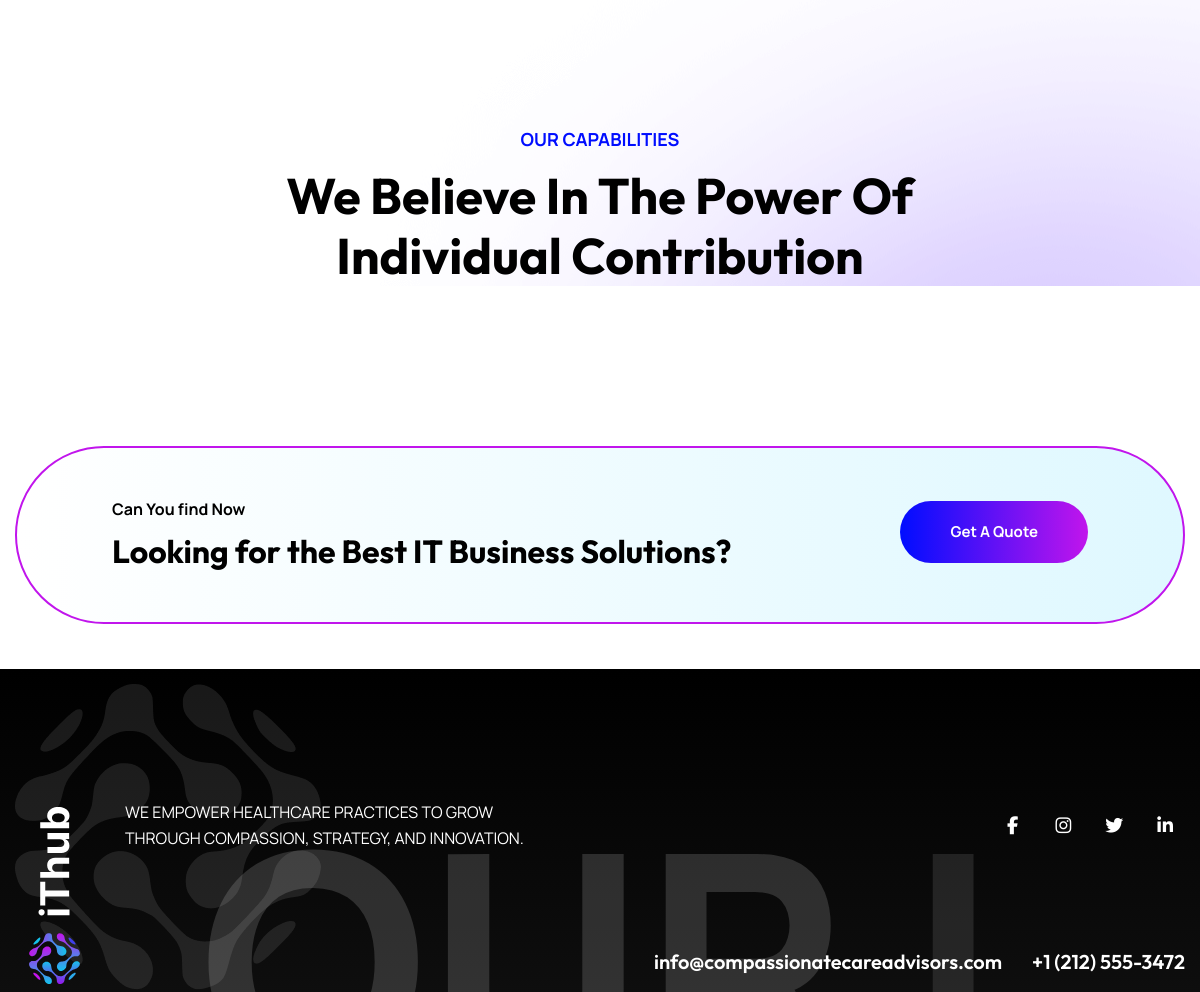
/case-studies/ (middle part), run on an earlier commit of the app's database.
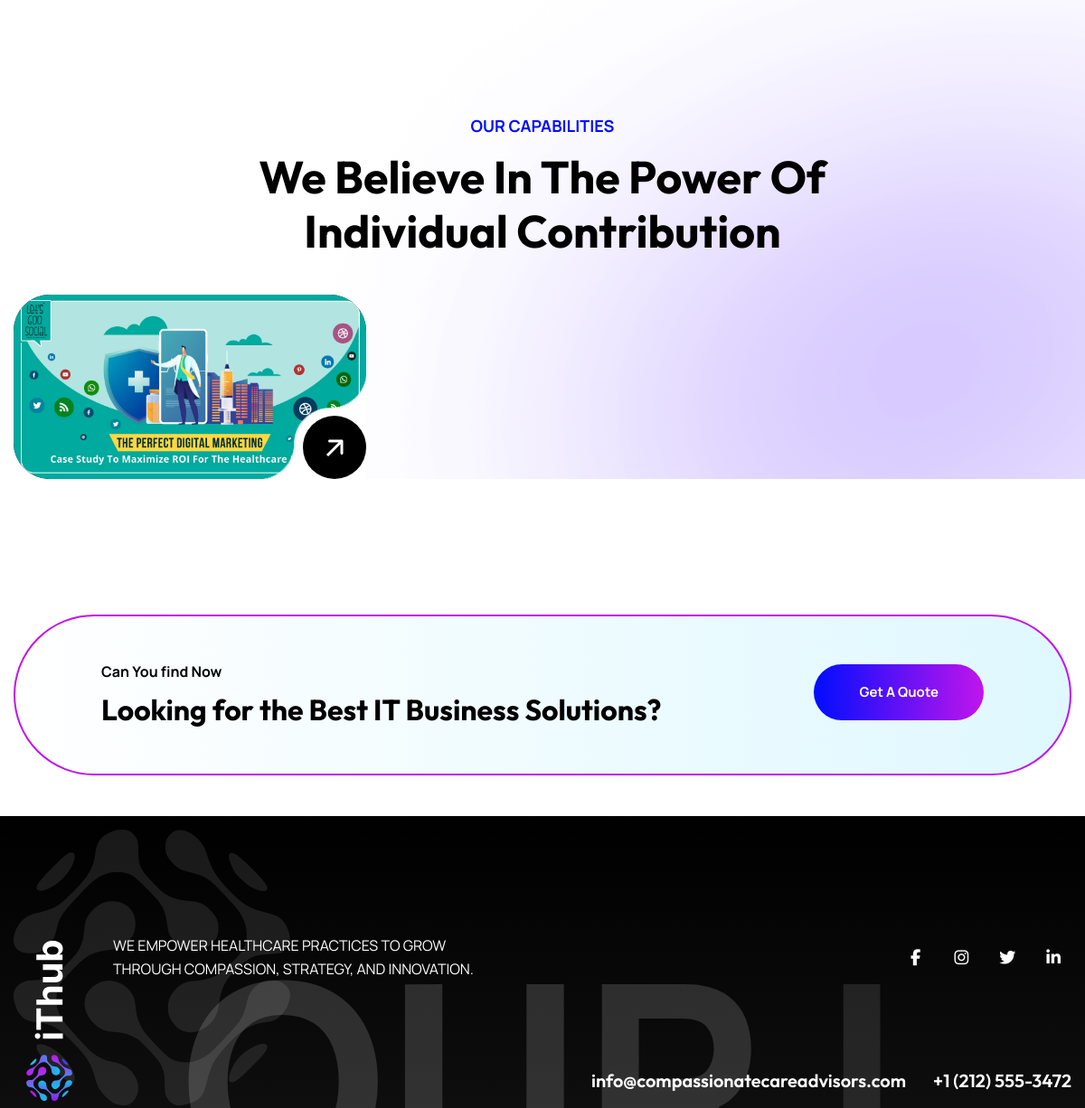
And on a later commit of the database.
### IT/models.py (models this page shows, shortened)
class CaseStudy(models.Model):
    status = models.BooleanField(default=True)
    h1 = models.CharField(max_length=156)
    slug = models.CharField(max_length=1256, blank=True, null=True, unique=True)
    page_name = models.CharField(max_length=1256, blank=True, null=True)
    client_name = models.CharField(max_length=256, blank=True, null=True)
    client_industry = models.CharField(max_length=256, blank=True, null=True)
    project_duration = models.CharField(max_length=100, blank=True, null=True)
    project_date = models.DateField(blank=True, null=True)
    keyword = models.CharField(max_length=156)
    description = models.CharField(max_length=900)
    title = models.CharField(max_length=156)
    breadcrumb = models.CharField(max_length=156)
    canonical = models.CharField(max_length=900, default="https://yoursite.com/case-studies/")
    og_type = models.CharField(max_length=156, default="article")
    og_card = models.CharField(max_length=156, default="summary_large_image")
    og_site = models.CharField(max_length=156, blank=True, null=True)
    og_title = models.CharField(max_length=100, blank=True, null=True)
    meta_title = models.CharField(max_length=100, blank=True, null=True)
    og_description = models.CharField(max_length=250, blank=True, null=True)
    meta_description = models.CharField(max_length=250, blank=True, null=True)
    image = models.ImageField(upload_to="case_study/SEO")
    banner_image = models.ImageField(upload_to="case_study/banner", blank=True, null=True)
    thumbnail_image = models.ImageField(upload_to="case_study/thumbnail", blank=True, null=True)
    challenge = RichTextUploadingField(blank=True, null=True, help_text="Describe the challenge/problem")
    solution = RichTextUploadingField(blank=True, null=True, help_text="Describe the solution provided")
    results = RichTextUploadingField(blank=True, null=True, help_text="Describe the results achieved")
    testimonial = models.TextField(blank=True, null=True, help_text="Client testimonial")
    testimonial_author = models.CharField(max_length=256, blank=True, null=True)
    testimonial_position = models.CharField(max_length=256, blank=True, null=True)
    metric_1_label = models.CharField(max_length=100, blank=True, null=True, help_text="e.g., 'Increase in Sales'")
    metric_1_value = models.CharField(max_length=50, blank=True, null=True, help_text="e.g., '150%'")
    metric_2_label = models.CharField(max_length=100, blank=True, null=True)
    metric_2_value = models.CharField(max_length=50, blank=True, null=True)
    metric_3_label = models.CharField(max_length=100, blank=True, null=True)
    metric_3_value = models.CharField(max_length=50, blank=True, null=True)
    metric_4_label = models.CharField(max_length=100, blank=True, null=True)
    metric_4_value = models.CharField(max_length=50, blank=True, null=True)
    technologies_used = models.TextField(blank=True, null=True, help_text="Comma separated technologies/services")
    category = models.ManyToManyField(CaseStudyCategory)
    tag = models.ManyToManyField(CaseStudyTags)
    content = RichTextUploadingField()
    published = models.DateField()
    updated = models.DateField(auto_now=True)
    created_at = models.DateTimeField(auto_now_add=True)
    featured = models.BooleanField(default=False, help_text="Mark as featured case study")
    edits = RichTextUploadingField(blank=True, null=True)
    schema = models.TextField(blank=True, null=True)
    gallery_image_1 = models.ImageField(upload_to="case_study/gallery", blank=True, null=True)
    gallery_image_2 = models.ImageField(upload_to="case_study/gallery", blank=True, null=True)
    gallery_image_3 = models.ImageField(upload_to="case_study/gallery", blank=True, null=True)
    gallery_image_4 = models.ImageField(upload_to="case_study/gallery", blank=True, null=True)
    class Meta:
        ordering = ['-published']
        verbose_name = "Case Study"
        verbose_name_plural = "Case Studies"

### IT/views.py (the view)
# urls.py: path('case-studies/', views.case_study_list, name='case_study_list'),
def case_study_list(request):
    case_studies = CaseStudy.objects.filter(status=True).order_by('-published')
    categories = CaseStudyCategory.objects.all()
    category_slug = request.GET.get('category')
    if category_slug:
        category = get_object_or_404(CaseStudyCategory, slug=category_slug)
        case_studies = case_studies.filter(category=category)
    context = {
        'case_studies': case_studies,
        'categories': categories,
        'current_category': category_slug,
    }
    return render(request, 'case_study/case_study_list.html', context)

### IT/context_processors.py (called while the page is built)
def services_dropdown(request):
    services = Service.objects.filter(status=True).order_by('title')
    return {'nav_services': services}

### IT/templates/case_study/case_study_list.html (shortened to what this page needs)
{% extends 'base.html' %}
{% load static %}
{% block body %}
<section class="gallery-one style-two">
	<div class="gallery-one_shadow" style="background-image:url(assets/images/background/pattern-16.png)"></div>
	<div class="auto-container">
		<div class="sec-title centered">
			<div class="sec-title_title">
				<div class="sec-title_dots">
				</div>
				our capabilities
				<div class="sec-title_dots">
				</div>
			</div>
			<h2 class="sec-title_heading">We Believe in the Power of <br> Individual Contribution</h2>
		</div>
		<div class="inner-container">
			{% for case in case_studies %}
				<div class="gallery-block-one masonry-item col-lg-4 col-md-6 col-sm-12">
					<div class="gallery-block-one_inner">
						<div class="gallery-block_one-image">
							{% if case.thumbnail_image %}
							<img src="{{ case.thumbnail_image.url }}" alt="{{ case.h1 }}" />
							{% elif case.banner_image %}
							<img src="{{ case.banner_image.url }}" alt="{{ case.h1 }}" />
							{% elif case.image %}
							<img src="{{ case.image.url }}" alt="{{ case.h1 }}" />
							{% else %}
							<img src="assets/images/gallery/{{ forloop.counter }}.jpg" alt="{{ case.h1 }}" />
							{% endif %}
						</div>
						<a class="gallery-block_one-arrow" href="{% url 'case_study_detail' case.slug %}">
							<img src="{% static 'images/icons/gallery-icon.svg' %}" alt="" />
						</a>
					</div>
				</div>
				{% endfor %}
		</div>
	</div>
</section>
<section class="cta-one">
	<div class="auto-container">
		<div class="inner-container d-flex justify-content-between align-items-center flex-wrap">
			<div class="cta-one_content">
				<div class="cta-one_title">Can You find Now</div>
				<h3 class="cta-one_heading">Looking for the Best IT Business Solutions?</h3>
			</div>
			<div class="cta-one_btn">
				<div class="news-three_button">
					<a href="contact.html" class="theme-btn btn-style-one">
						<span class="btn-wrap">
							<span class="text-one">get a Quote</span>
						</span>
					</a>
				</div>
			</div>
		</div>
	</div>
</section>
<br> <br>
{% endblock body %}

### templates/base.html (shortened to what this page needs)
{% load static %}
<!DOCTYPE html>
<html>
<head>
<link href="{% static 'css/bootstrap.css' %}" rel="stylesheet">
<link href="{% static 'css/style.css' %}" rel="stylesheet">
<link href="{% static 'css/meanmenu.min.css' %}" rel="stylesheet">
<link href="{% static 'css/responsive.css' %}" rel="stylesheet">
<link href="{% static 'css/color-switcher-design.css' %}" rel="stylesheet">
<link rel="stylesheet" href="https://cdnjs.cloudflare.com/ajax/libs/font-awesome/6.5.2/css/all.min.css" />
</head>
<body>
<div class="page-wrapper">
    {% block body %}
    {% endblock body %}
	<footer class="main-footer">
		<div class="main-footer_bg-color"></div>
		<div class="main-footer_vector" style="background-image:url('{% static "images/icons/vector-3.png" %}')"></div>
		<div class="auto-container">
        <div class="inner-container">
            <div class="footer-logo">
                <a href="index.html"><img src="{% static 'images/footer-logo.svg' %}" alt="" title="Compassionate Care Advisors"></a>
            </div>
            <div class="d-flex justify-content-between align-items-center flex-wrap">
                <div class="footer-text">
                    We empower healthcare practices to grow <br> through compassion, strategy, and innovation.
                </div>
                <div class="footer-social_box">
                    <a href="https://facebook.com/compassionatecareadvisors"><i class="fa-brands fa-facebook-f"></i></a>
                    <a href="https://instagram.com/compassionatecareadvisors"><i class="fa-brands fa-instagram"></i></a>
                    <a href="https://twitter.com/compcareadvisors"><i class="fa-brands fa-twitter"></i></a>
                    <a href="https://linkedin.com/company/compassionate-care-advisors"><i class="fa-brands fa-linkedin-in"></i></a>
                </div>
            </div>
            <div class="footer-discuss"><span class="up-down_animation">Let’s Connect!</span></div>
            <ul class="footer-contact_list d-flex justify-content-end">
                <li><a href="mailto:info@compassionatecareadvisors.com">info@compassionatecareadvisors.com</a></li>
                <li><a href="tel:+1-212-555-3472">+1 (212) 555-3472</a></li>
            </ul>
            <div class="footer-type_title variable-text">Your Success. Our Mission.</div>
        </div>
    </div>
	</footer>
</div>
</body>
</html>

### IT/static/css/responsive.css (style rules this page uses)
@media only screen and (max-width: 1300px) { .main-footer_bg-color, .incredible-one_bg { left:0px; top:0px; right:0px; bottom:0px; border-radius:0px; } }
@media only screen and (max-width: 1240px) { h2 { line-height: 60px; font-size: 50px; } }
@media only screen and (max-width: 1240px) { .footer-discuss { font-size:80px; } }

### IT/static/css/global.css (style rules this page uses)
:root { --main-color: rgb(0,13,255); --main-color-rgb:0,13,255; --color-two: rgb(193,21,236); --color-two-rgb:193,21,236; --color-three: rgb(221,221,221); --color-three-rgb:221,221,221; --color-four: rgb(242,242,242); --color-four-rgb:242,242,242; --white-color:rgb(255,255,255); --white-color-rgb:255,255,255; --black-color:rgb(0,0,0); --black-color-rgb:0,0,0; }
* { margin:0px; padding:0px; border:none; outline:none; }
body { font-family: 'Manrope', sans-serif; line-height:1.6em; font-weight:400; font-size:14px; color:#666666; -webkit-font-smoothing: antialiased; -moz-font-smoothing: antialiased; }
i { font-style: normal; }
h1,h2,h3,h4,h5,h6 { position:relative; margin:0px; background:none; font-weight:700; color:var(--black-color); font-family: "Outfit", serif; }
h2 { line-height:70px; font-size:60px; }
h3 { line-height:42px; font-size:32px; }
.auto-container { position:static; max-width:1320px; padding:0px 15px; margin:0 auto; }
.page-wrapper { position:relative; margin:0 auto; width:100%; min-width:300px; }
img { display:inline-block; max-width:100%; }
.theme-btn { cursor:pointer; display:inline-block; transition:all 0.3s ease; -moz-transition:all 0.3s ease; -webkit-transition:all 0.3s ease; -ms-transition:all 0.3s ease; -o-transition:all 0.3s ease; }
.centered { text-align:center; }
.btn-style-one { position: relative; font-weight:700; font-size: 15px; overflow: hidden; text-align:center; border-radius:50px; padding:16px 34px; display:inline-block; color: var(--white-color); text-transform: capitalize; font-family: 'Manrope', sans-serif; background-color: rgba(0, 13, 255, 1); background-image: linear-gradient(90deg, rgba(0, 13, 255, 1) 0%, rgba(193, 21, 236, 1) 100%); }
.btn-style-one:before { -webkit-transition-duration: 800ms; transition-duration: 800ms; position: absolute; width: 200%; height: 200%; content: ""; top: -200%; left: 50%; -webkit-transform: translateX(-50%); transform: translateX(-50%); border-radius: 50%; z-index: 1; background-image: linear-gradient(90deg, rgba(193, 21, 236, 1) 0%, rgba(0, 13, 255, 1) 100%); }
.btn-style-one .btn-wrap { position:relative; z-index:1; float:left; overflow: hidden; display: inline-block; }
.btn-style-one .btn-wrap .text-one { position: relative; display: block; color: var(--white-color); transition: all 0.3s ease; -o-transition: all 0.3s ease; -webkit-transition: all 0.3s ease; }
img { display:inline-block; max-width:100%; height:auto; }
.sec-title { position:relative; z-index: 2; margin-bottom:40px; }
.sec-title_title { position: relative; font-weight:700; font-size:18px; display: flex; gap:15px; align-items:center; color:var(--main-color); text-transform:uppercase; }
.sec-title_dots { position:relative; }
.sec-title_heading { margin-top: 15px; color: var(--black-color); text-transform: capitalize; }
.sec-title.centered { text-align: center !important; }
.sec-title.centered .sec-title_title { justify-content:center; }

What changed in the data, as far as the page shows it:
added CaseStudy: thumbnail_image (picture)
